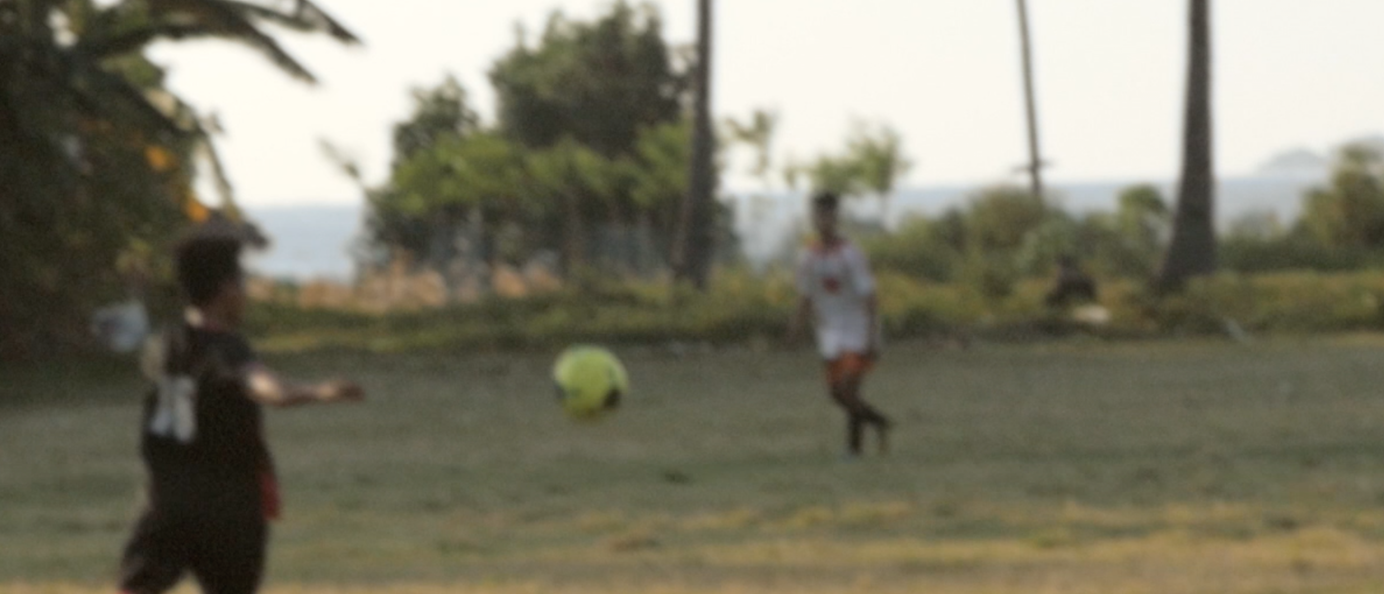
#> input picture src/images/scene.png, 1384 x 594 px
$ python houghCircle.py
#> lines starting #> are read from the running program, lines starting #| are printed output that depends on the picture
### src/utils/media.py
import os


def get_image_path(path):
    script_dir = os.path.dirname(__file__)  # <-- absolute dir the script is in
    rel_path = "../images/" + path
    abs_file_path = os.path.join(script_dir, rel_path)
    return abs_file_path

### src/advanced/houghCircle.py
import cv2
import numpy as np
from ..utils.media import get_image_path

path = get_image_path('scene.png')
img = cv2.imread(path, 0)
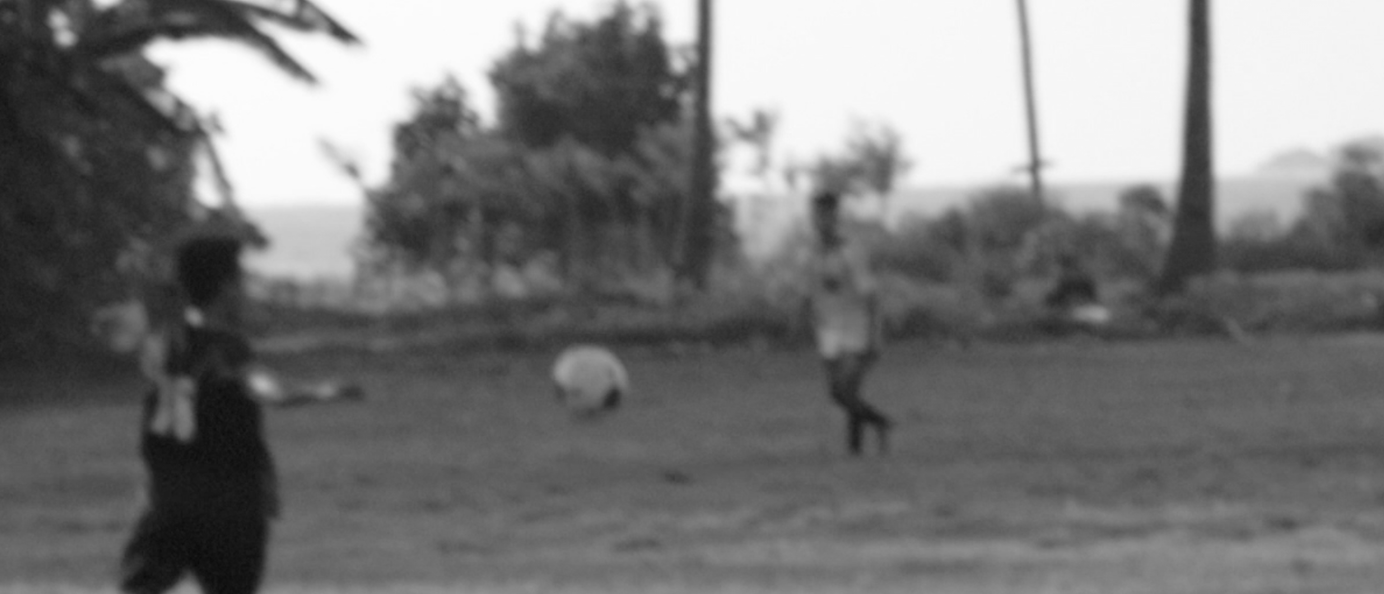
#> img: shape (594, 1384); min 10, max 253, mean 119.8
img = cv2.medianBlur(img, 5)
cimg = cv2.cvtColor(img, cv2.COLOR_GRAY2BGR)

circles = cv2.HoughCircles(img, cv2.HOUGH_GRADIENT, 1, 20, param1=50, param2=30, minRadius=0, maxRadius=0)
#> circles = 293 rows, first 8: [462.5, 349.5, 351.5], [586.5, 226.5, 204.6], [537.5, 168.5, 181.7], [472.5, 370.5, 347.6], [487.5, 335.5, 327.4], [564.5, 207.5, 169.7], [257.5, 171.5, 166.9], [869.5, 82.5, 161.9]
circles = np.uint16(np.around(circles))
#> circles = 293 rows, first 8: [462, 350, 352], [586, 226, 205], [538, 168, 182], [472, 370, 348], [488, 336, 327], [564, 208, 170], [258, 172, 167], [870, 82, 162]

for i in circles[0, :]:
    # draw the outer circle
    cv2.circle(cimg, (i[0], i[1]), i[2], (0, 255, 0), 2)
    # draw the center of the circle
    cv2.circle(cimg, (i[0], i[1]), 2, (0, 0, 255), 3)
#> this loop made 293 passes
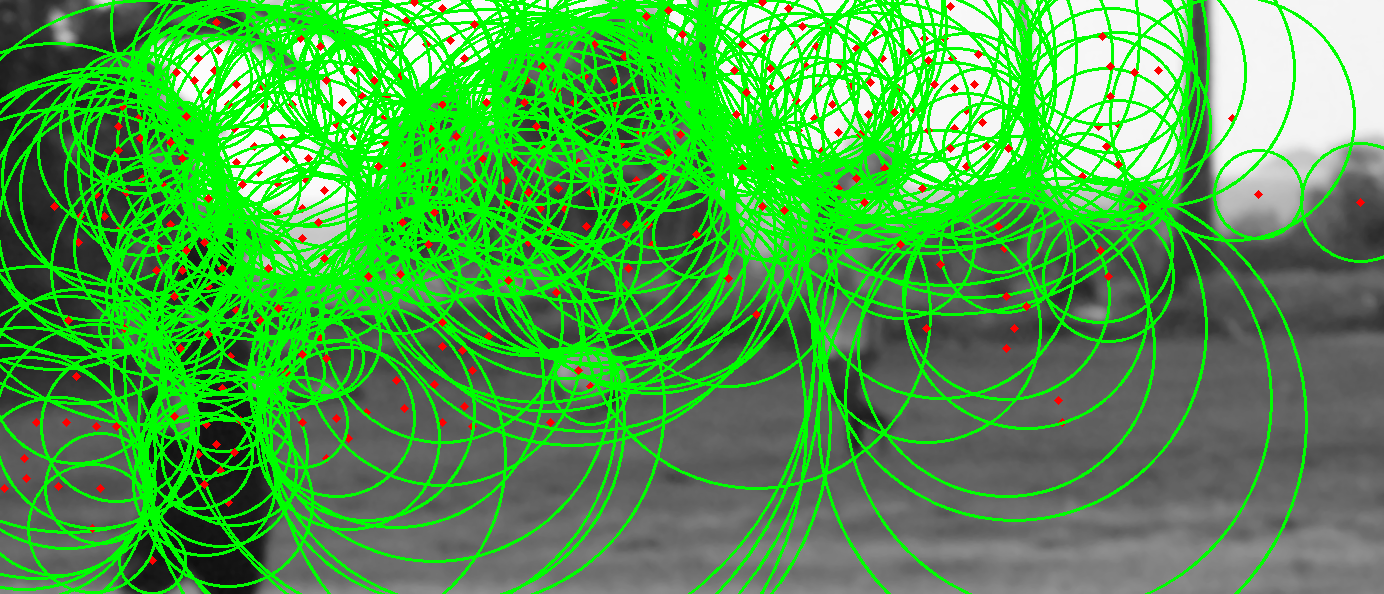
#> cimg: shape (594, 1384, 3); mean B, G, R 73.6, 162.8, 76.5

cv2.imshow('detected circles', cimg)
cv2.waitKey(0)
cv2.destroyAllWindows()

$ run again, with src/images/circle.png copied over src/images/scene.png
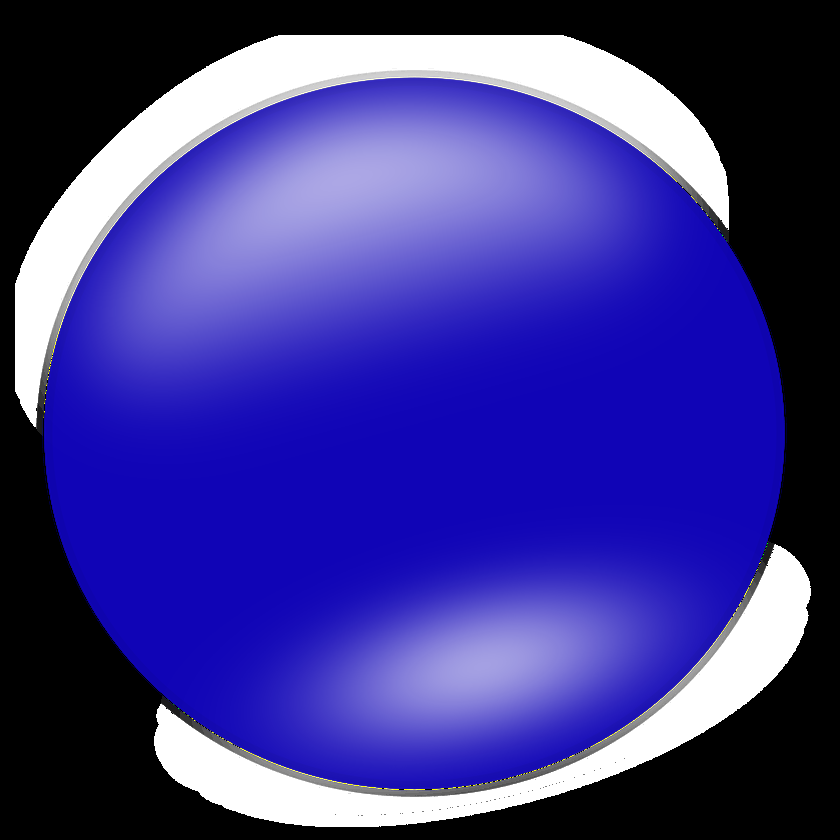
#> input picture src/images/circle.png, 840 x 840 px, shrunk from 2400 x 2400 before the run
#> `img = cv2.imread(path, 0)`:
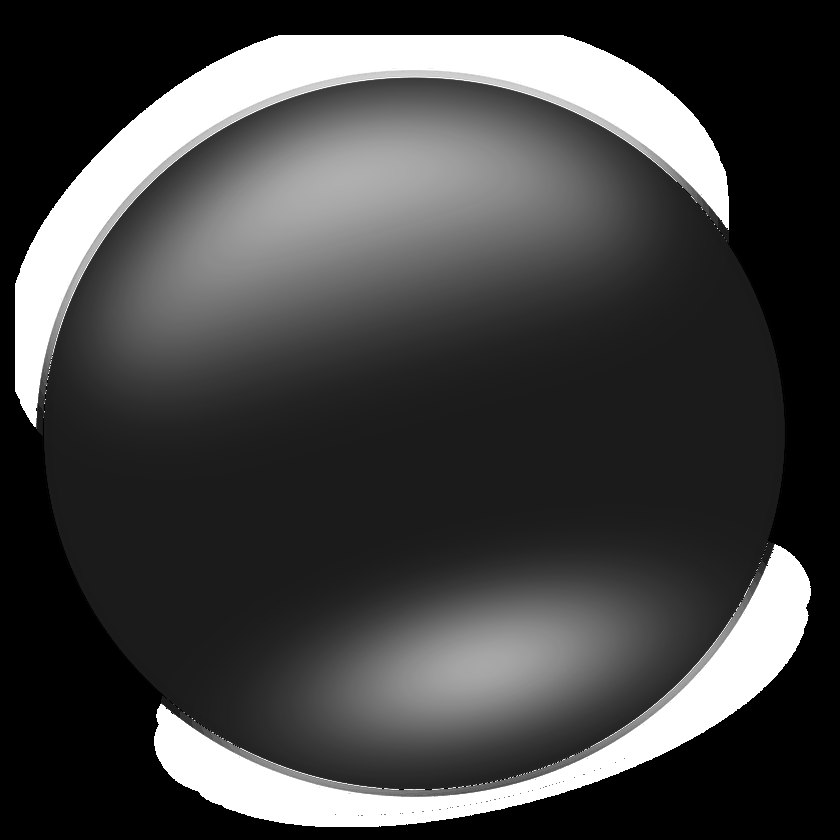
#> img: shape (840, 840); min 0, max 255, mean 67.2
#> `circles = cv2.HoughCircles(img, cv2.HOUGH_GRADIENT, 1, 20, param1=50, ..`: circles = 88 rows, first 8: [418.5, 417.5, 378.1], [414.5, 455.5, 386.3], [399.5, 428.5, 356.3], [430.5, 437.5, 355], [414.5, 397.5, 398.6], [379.5, 433.5, 336.5], [438.5, 413.5, 398.3], [397.5, 408.5, 392.5]
#> `circles = np.uint16(np.around(circles))`: circles = 88 rows, first 8: [418, 418, 378], [414, 456, 386], [400, 428, 356], [430, 438, 355], [414, 398, 399], [380, 434, 336], [438, 414, 398], [398, 408, 392]
#> the loop `for i in circles[0, :]:` made 88 passes
#> after the loop `for i in circles[0, :]:`:
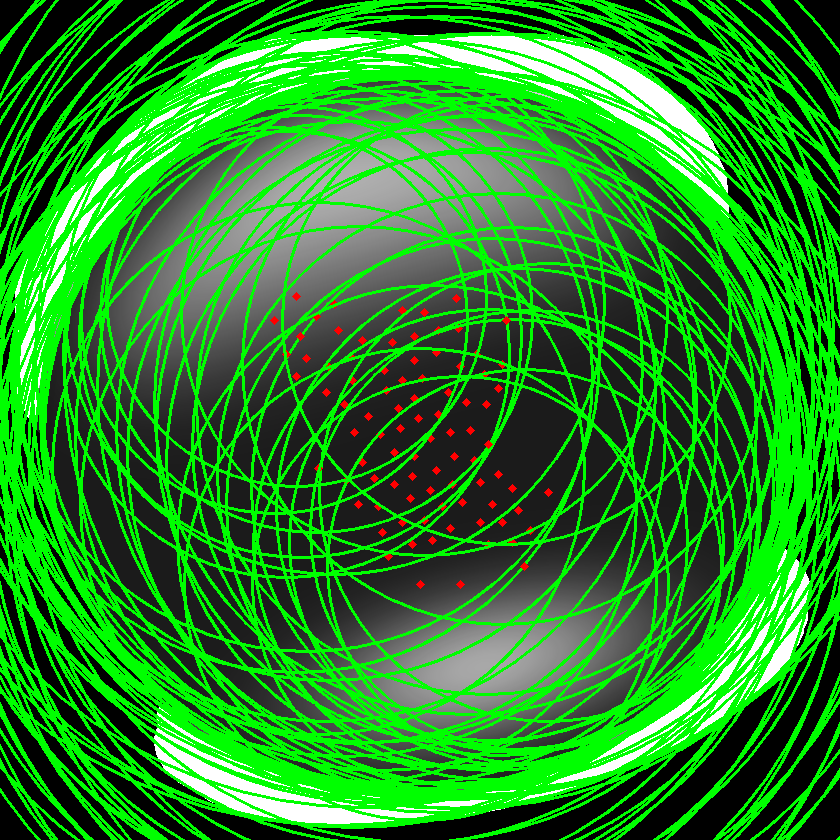
#> cimg: shape (840, 840, 3); mean B, G, R 36.1, 140.2, 37.2

$ run again, with src/images/signs.png copied over src/images/scene.png
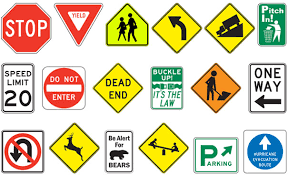
#> input picture src/images/signs.png, 288 x 175 px
#> `img = cv2.medianBlur(img, 5)`:
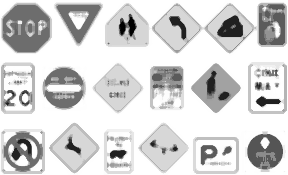
#> img: shape (175, 288); min 0, max 255, mean 212.4
#> `circles = cv2.HoughCircles(img, cv2.HOUGH_GRADIENT, 1, 20, param1=50, ..`: circles = 55 rows, first 8: [89.5, 87.5, 78.2], [80.5, 69.5, 81.2], [166.5, 132.5, 47.9], [192.5, 99.5, 70.9], [226.5, 83.5, 57], [55.5, 118.5, 52.6], [204.5, 59.5, 59.1], [201.5, 120.5, 52.9]
#> `circles = np.uint16(np.around(circles))`: circles = 55 rows, first 8: [90, 88, 78], [80, 70, 81], [166, 132, 48], [192, 100, 71], [226, 84, 57], [56, 118, 53], [204, 60, 59], [202, 120, 53]
#> the loop `for i in circles[0, :]:` made 55 passes
#> after the loop `for i in circles[0, :]:`:
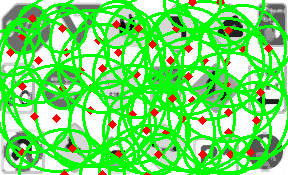
#> cimg: shape (175, 288, 3); mean B, G, R 103.8, 226.2, 112.8
